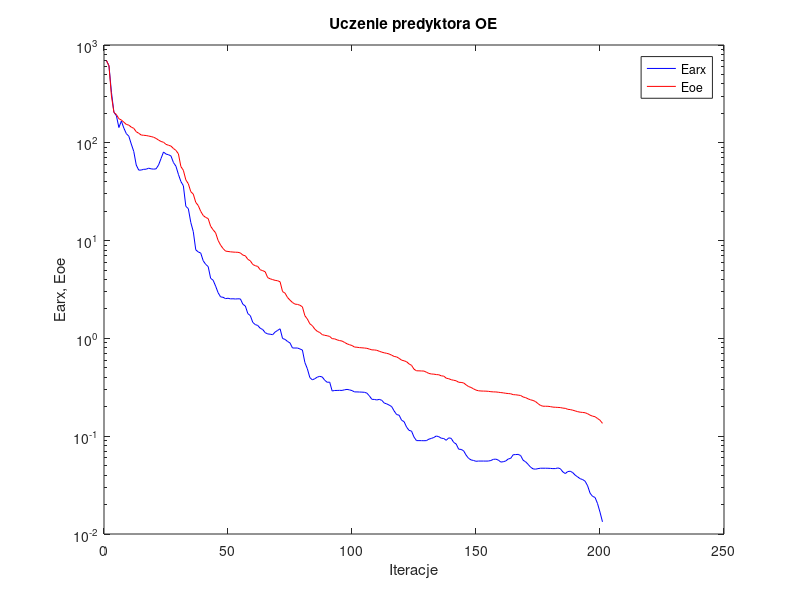
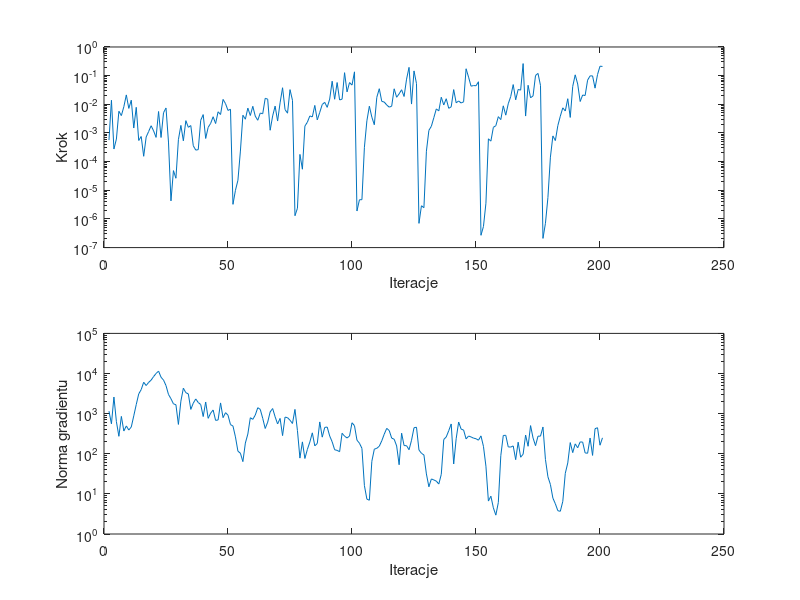

The MATLAB source for these figures, in order:
%uczenie predyktora oe
clear all;
n=0; farx(n+1)=6.900477e+002; foe(n+1)=6.937633e+002; wspucz(n+1)=0.000000e+000; ng(n+1)=0.000000e+000;
%odnowa zmiennej metryki
n=1; farx(n+1)=6.161080e+002; foe(n+1)=6.121836e+002; krok(n+1)=5.623096e-004; ng(n+1)=1.149895e+003;
n=2; farx(n+1)=3.286717e+002; foe(n+1)=3.012539e+002; krok(n+1)=1.384117e-002; ng(n+1)=5.574387e+002;
n=3; farx(n+1)=2.054703e+002; foe(n+1)=2.043834e+002; krok(n+1)=2.752027e-004; ng(n+1)=2.593642e+003;
n=4; farx(n+1)=1.890304e+002; foe(n+1)=1.944957e+002; krok(n+1)=6.130864e-004; ng(n+1)=6.307854e+002;
n=5; farx(n+1)=1.433191e+002; foe(n+1)=1.762165e+002; krok(n+1)=5.711090e-003; ng(n+1)=2.724324e+002;
n=6; farx(n+1)=1.668512e+002; foe(n+1)=1.710954e+002; krok(n+1)=4.036613e-003; ng(n+1)=8.535234e+002;
n=7; farx(n+1)=1.414257e+002; foe(n+1)=1.624969e+002; krok(n+1)=8.235795e-003; ng(n+1)=3.683335e+002;
n=8; farx(n+1)=1.241005e+002; foe(n+1)=1.541478e+002; krok(n+1)=2.128042e-002; ng(n+1)=4.939319e+002;
n=9; farx(n+1)=1.168993e+002; foe(n+1)=1.515604e+002; krok(n+1)=7.191611e-003; ng(n+1)=3.900494e+002;
n=10; farx(n+1)=9.707663e+001; foe(n+1)=1.446075e+002; krok(n+1)=1.390246e-002; ng(n+1)=4.657148e+002;
n=11; farx(n+1)=8.161252e+001; foe(n+1)=1.405976e+002; krok(n+1)=1.486486e-003; ng(n+1)=8.802170e+002;
n=12; farx(n+1)=5.925717e+001; foe(n+1)=1.297899e+002; krok(n+1)=7.847954e-003; ng(n+1)=1.681089e+003;
n=13; farx(n+1)=5.257674e+001; foe(n+1)=1.252204e+002; krok(n+1)=5.465324e-004; ng(n+1)=3.100385e+003;
n=14; farx(n+1)=5.264674e+001; foe(n+1)=1.201025e+002; krok(n+1)=7.528887e-004; ng(n+1)=3.982402e+003;
n=15; farx(n+1)=5.356968e+001; foe(n+1)=1.193800e+002; krok(n+1)=1.535048e-004; ng(n+1)=6.063651e+003;
n=16; farx(n+1)=5.370504e+001; foe(n+1)=1.187075e+002; krok(n+1)=7.213414e-004; ng(n+1)=5.015598e+003;
n=17; farx(n+1)=5.500279e+001; foe(n+1)=1.172540e+002; krok(n+1)=1.125636e-003; ng(n+1)=6.009603e+003;
n=18; farx(n+1)=5.417454e+001; foe(n+1)=1.158793e+002; krok(n+1)=1.786211e-003; ng(n+1)=6.838304e+003;
n=19; farx(n+1)=5.379829e+001; foe(n+1)=1.139683e+002; krok(n+1)=1.182363e-003; ng(n+1)=8.405129e+003;
n=20; farx(n+1)=5.417459e+001; foe(n+1)=1.108572e+002; krok(n+1)=7.010405e-004; ng(n+1)=1.002429e+004;
n=21; farx(n+1)=5.926776e+001; foe(n+1)=1.065925e+002; krok(n+1)=5.608324e-003; ng(n+1)=1.147099e+004;
n=22; farx(n+1)=6.911183e+001; foe(n+1)=1.031565e+002; krok(n+1)=6.946998e-004; ng(n+1)=8.068306e+003;
n=23; farx(n+1)=8.057848e+001; foe(n+1)=1.013099e+002; krok(n+1)=5.087256e-003; ng(n+1)=6.865756e+003;
n=24; farx(n+1)=7.671813e+001; foe(n+1)=9.638556e+001; krok(n+1)=7.444102e-003; ng(n+1)=5.000565e+003;
n=25; farx(n+1)=7.554970e+001; foe(n+1)=9.443103e+001; krok(n+1)=4.814228e-004; ng(n+1)=3.004777e+003;
%odnowa zmiennej metryki
n=26; farx(n+1)=7.337763e+001; foe(n+1)=9.256298e+001; krok(n+1)=4.269784e-006; ng(n+1)=2.353978e+003;
n=27; farx(n+1)=6.284579e+001; foe(n+1)=8.744699e+001; krok(n+1)=4.856864e-005; ng(n+1)=1.754499e+003;
n=28; farx(n+1)=5.764396e+001; foe(n+1)=8.363762e+001; krok(n+1)=2.628202e-005; ng(n+1)=1.668579e+003;
n=29; farx(n+1)=4.758891e+001; foe(n+1)=7.715667e+001; krok(n+1)=5.840350e-004; ng(n+1)=5.382650e+002;
n=30; farx(n+1)=4.021220e+001; foe(n+1)=5.718254e+001; krok(n+1)=1.836194e-003; ng(n+1)=2.046882e+003;
n=31; farx(n+1)=3.638169e+001; foe(n+1)=5.233858e+001; krok(n+1)=5.322828e-004; ng(n+1)=4.310986e+003;
n=32; farx(n+1)=2.240890e+001; foe(n+1)=4.177037e+001; krok(n+1)=2.690870e-003; ng(n+1)=3.325300e+003;
n=33; farx(n+1)=2.122716e+001; foe(n+1)=3.812658e+001; krok(n+1)=1.573435e-003; ng(n+1)=3.108678e+003;
n=34; farx(n+1)=1.532129e+001; foe(n+1)=3.163487e+001; krok(n+1)=1.812955e-003; ng(n+1)=1.274870e+003;
n=35; farx(n+1)=1.235989e+001; foe(n+1)=2.989134e+001; krok(n+1)=3.569431e-004; ng(n+1)=1.826196e+003;
n=36; farx(n+1)=8.050716e+000; foe(n+1)=2.459579e+001; krok(n+1)=2.522883e-004; ng(n+1)=2.325459e+003;
n=37; farx(n+1)=7.658528e+000; foe(n+1)=2.283016e+001; krok(n+1)=2.618406e-004; ng(n+1)=1.890716e+003;
n=38; farx(n+1)=7.459605e+000; foe(n+1)=1.991946e+001; krok(n+1)=2.774090e-003; ng(n+1)=1.686347e+003;
n=39; farx(n+1)=6.224689e+000; foe(n+1)=1.805817e+001; krok(n+1)=4.372259e-003; ng(n+1)=8.461503e+002;
n=40; farx(n+1)=5.714155e+000; foe(n+1)=1.724868e+001; krok(n+1)=6.423816e-004; ng(n+1)=1.949630e+003;
n=41; farx(n+1)=5.431829e+000; foe(n+1)=1.680443e+001; krok(n+1)=1.573435e-003; ng(n+1)=7.636873e+002;
n=42; farx(n+1)=4.114663e+000; foe(n+1)=1.401124e+001; krok(n+1)=2.157951e-003; ng(n+1)=1.027253e+003;
n=43; farx(n+1)=3.935567e+000; foe(n+1)=1.289521e+001; krok(n+1)=3.683227e-003; ng(n+1)=1.232750e+003;
n=44; farx(n+1)=3.428905e+000; foe(n+1)=1.201229e+001; krok(n+1)=2.133311e-003; ng(n+1)=6.793841e+002;
n=45; farx(n+1)=2.935851e+000; foe(n+1)=1.005912e+001; krok(n+1)=5.478088e-003; ng(n+1)=6.947590e+002;
n=46; farx(n+1)=2.658614e+000; foe(n+1)=8.999170e+000; krok(n+1)=4.408444e-003; ng(n+1)=1.849467e+003;
n=47; farx(n+1)=2.633056e+000; foe(n+1)=8.304280e+000; krok(n+1)=1.481850e-002; ng(n+1)=7.943066e+002;
n=48; farx(n+1)=2.551589e+000; foe(n+1)=7.813936e+000; krok(n+1)=1.053841e-002; ng(n+1)=1.056581e+003;
n=49; farx(n+1)=2.574607e+000; foe(n+1)=7.743553e+000; krok(n+1)=6.099924e-003; ng(n+1)=9.152839e+002;
n=50; farx(n+1)=2.536755e+000; foe(n+1)=7.679800e+000; krok(n+1)=6.752063e-003; ng(n+1)=5.336139e+002;
%odnowa zmiennej metryki
n=51; farx(n+1)=2.542382e+000; foe(n+1)=7.636543e+000; krok(n+1)=3.232161e-006; ng(n+1)=4.909677e+002;
n=52; farx(n+1)=2.528869e+000; foe(n+1)=7.607462e+000; krok(n+1)=9.975945e-006; ng(n+1)=2.632029e+002;
n=53; farx(n+1)=2.541137e+000; foe(n+1)=7.593240e+000; krok(n+1)=2.230894e-005; ng(n+1)=1.158347e+002;
n=54; farx(n+1)=2.532452e+000; foe(n+1)=7.475556e+000; krok(n+1)=2.337468e-004; ng(n+1)=1.033067e+002;
n=55; farx(n+1)=2.234719e+000; foe(n+1)=7.111209e+000; krok(n+1)=4.150488e-003; ng(n+1)=6.370780e+001;
n=56; farx(n+1)=2.141524e+000; foe(n+1)=6.989833e+000; krok(n+1)=3.017589e-003; ng(n+1)=1.848605e+002;
n=57; farx(n+1)=1.791518e+000; foe(n+1)=6.435685e+000; krok(n+1)=7.366454e-003; ng(n+1)=3.104074e+002;
n=58; farx(n+1)=1.709583e+000; foe(n+1)=6.211012e+000; krok(n+1)=4.065324e-003; ng(n+1)=7.912306e+002;
n=59; farx(n+1)=1.456645e+000; foe(n+1)=5.691971e+000; krok(n+1)=8.518466e-003; ng(n+1)=7.203249e+002;
n=60; farx(n+1)=1.384444e+000; foe(n+1)=5.541594e+000; krok(n+1)=3.852167e-003; ng(n+1)=9.234937e+002;
n=61; farx(n+1)=1.355430e+000; foe(n+1)=5.441823e+000; krok(n+1)=2.774090e-003; ng(n+1)=1.403932e+003;
n=62; farx(n+1)=1.269108e+000; foe(n+1)=5.031872e+000; krok(n+1)=4.944398e-003; ng(n+1)=1.281217e+003;
n=63; farx(n+1)=1.232198e+000; foe(n+1)=4.928705e+000; krok(n+1)=4.683883e-003; ng(n+1)=7.646968e+002;
n=64; farx(n+1)=1.144304e+000; foe(n+1)=4.799595e+000; krok(n+1)=1.617035e-002; ng(n+1)=4.264180e+002;
n=65; farx(n+1)=1.111698e+000; foe(n+1)=4.180423e+000; krok(n+1)=1.513348e-002; ng(n+1)=6.129254e+002;
n=66; farx(n+1)=1.103947e+000; foe(n+1)=4.069897e+000; krok(n+1)=1.244450e-003; ng(n+1)=1.105135e+003;
n=67; farx(n+1)=1.090798e+000; foe(n+1)=3.993528e+000; krok(n+1)=3.917519e-003; ng(n+1)=1.340349e+003;
n=68; farx(n+1)=1.161235e+000; foe(n+1)=3.921505e+000; krok(n+1)=8.672124e-003; ng(n+1)=8.337169e+002;
n=69; farx(n+1)=1.207010e+000; foe(n+1)=3.887679e+000; krok(n+1)=2.607206e-003; ng(n+1)=5.526467e+002;
n=70; farx(n+1)=1.254110e+000; foe(n+1)=3.792281e+000; krok(n+1)=1.127264e-002; ng(n+1)=7.598323e+002;
n=71; farx(n+1)=9.977549e-001; foe(n+1)=3.011298e+000; krok(n+1)=3.783561e-002; ng(n+1)=2.833443e+002;
n=72; farx(n+1)=9.771720e-001; foe(n+1)=2.902082e+000; krok(n+1)=6.544675e-003; ng(n+1)=8.193273e+002;
n=73; farx(n+1)=9.309110e-001; foe(n+1)=2.620537e+000; krok(n+1)=4.896932e-003; ng(n+1)=7.936888e+002;
n=74; farx(n+1)=8.983320e-001; foe(n+1)=2.459268e+000; krok(n+1)=3.252259e-002; ng(n+1)=6.842733e+002;
n=75; farx(n+1)=7.983819e-001; foe(n+1)=2.328744e+000; krok(n+1)=1.376894e-002; ng(n+1)=5.686808e+002;
%odnowa zmiennej metryki
n=76; farx(n+1)=7.973952e-001; foe(n+1)=2.241881e+000; krok(n+1)=1.294016e-006; ng(n+1)=1.275799e+003;
n=77; farx(n+1)=7.977432e-001; foe(n+1)=2.226865e+000; krok(n+1)=2.364168e-006; ng(n+1)=3.783066e+002;
n=78; farx(n+1)=7.800065e-001; foe(n+1)=2.183231e+000; krok(n+1)=1.784716e-004; ng(n+1)=7.792861e+001;
n=79; farx(n+1)=7.605612e-001; foe(n+1)=2.103479e+000; krok(n+1)=5.427827e-005; ng(n+1)=1.977655e+002;
n=80; farx(n+1)=5.668079e-001; foe(n+1)=1.705347e+000; krok(n+1)=1.736904e-003; ng(n+1)=7.622564e+001;
n=81; farx(n+1)=4.890091e-001; foe(n+1)=1.577957e+000; krok(n+1)=2.371138e-003; ng(n+1)=1.282045e+002;
n=82; farx(n+1)=3.974999e-001; foe(n+1)=1.410160e+000; krok(n+1)=3.929986e-003; ng(n+1)=1.960595e+002;
n=83; farx(n+1)=3.767719e-001; foe(n+1)=1.349697e+000; krok(n+1)=3.625910e-003; ng(n+1)=3.323010e+002;
n=84; farx(n+1)=3.870417e-001; foe(n+1)=1.244269e+000; krok(n+1)=9.150227e-003; ng(n+1)=1.573924e+002;
n=85; farx(n+1)=4.018672e-001; foe(n+1)=1.180773e+000; krok(n+1)=2.855545e-003; ng(n+1)=1.805047e+002;
n=86; farx(n+1)=4.093689e-001; foe(n+1)=1.148844e+000; krok(n+1)=5.242823e-003; ng(n+1)=6.214625e+002;
n=87; farx(n+1)=4.033601e-001; foe(n+1)=1.092821e+000; krok(n+1)=9.859841e-003; ng(n+1)=2.594840e+002;
n=88; farx(n+1)=3.736223e-001; foe(n+1)=1.075455e+000; krok(n+1)=1.169754e-002; ng(n+1)=4.534958e+002;
n=89; farx(n+1)=3.558506e-001; foe(n+1)=1.064527e+000; krok(n+1)=7.835038e-003; ng(n+1)=4.631403e+002;
n=90; farx(n+1)=3.572315e-001; foe(n+1)=1.046966e+000; krok(n+1)=1.521910e-002; ng(n+1)=2.775122e+002;
n=91; farx(n+1)=2.899731e-001; foe(n+1)=9.938736e-001; krok(n+1)=6.392790e-002; ng(n+1)=1.986701e+002;
n=92; farx(n+1)=2.933959e-001; foe(n+1)=9.895122e-001; krok(n+1)=1.503491e-002; ng(n+1)=1.258008e+002;
n=93; farx(n+1)=2.937432e-001; foe(n+1)=9.661849e-001; krok(n+1)=5.753289e-002; ng(n+1)=1.214916e+002;
n=94; farx(n+1)=2.943683e-001; foe(n+1)=9.496932e-001; krok(n+1)=1.417782e-002; ng(n+1)=1.125625e+002;
n=95; farx(n+1)=2.938377e-001; foe(n+1)=9.397386e-001; krok(n+1)=1.513422e-002; ng(n+1)=3.239891e+002;
n=96; farx(n+1)=2.982629e-001; foe(n+1)=9.093409e-001; krok(n+1)=1.269153e-001; ng(n+1)=2.749756e+002;
n=97; farx(n+1)=3.009533e-001; foe(n+1)=8.804958e-001; krok(n+1)=2.710756e-002; ng(n+1)=2.473760e+002;
n=98; farx(n+1)=2.976889e-001; foe(n+1)=8.614897e-001; krok(n+1)=5.730115e-002; ng(n+1)=2.761818e+002;
n=99; farx(n+1)=2.927241e-001; foe(n+1)=8.458670e-001; krok(n+1)=4.681906e-002; ng(n+1)=5.920509e+002;
n=100; farx(n+1)=2.837900e-001; foe(n+1)=8.158438e-001; krok(n+1)=1.357350e-001; ng(n+1)=5.008918e+002;
%odnowa zmiennej metryki
n=101; farx(n+1)=2.836775e-001; foe(n+1)=8.121923e-001; krok(n+1)=1.889851e-006; ng(n+1)=2.183532e+002;
n=102; farx(n+1)=2.829733e-001; foe(n+1)=8.050896e-001; krok(n+1)=4.670339e-006; ng(n+1)=1.831303e+002;
n=103; farx(n+1)=2.822290e-001; foe(n+1)=8.014255e-001; krok(n+1)=4.699963e-006; ng(n+1)=1.366682e+002;
n=104; farx(n+1)=2.811304e-001; foe(n+1)=7.974695e-001; krok(n+1)=3.163070e-004; ng(n+1)=1.609168e+001;
n=105; farx(n+1)=2.757629e-001; foe(n+1)=7.916863e-001; krok(n+1)=2.660052e-003; ng(n+1)=7.400320e+000;
n=106; farx(n+1)=2.586345e-001; foe(n+1)=7.779686e-001; krok(n+1)=8.580693e-003; ng(n+1)=6.947148e+000;
n=107; farx(n+1)=2.384710e-001; foe(n+1)=7.635382e-001; krok(n+1)=3.558977e-003; ng(n+1)=6.484642e+001;
n=108; farx(n+1)=2.375839e-001; foe(n+1)=7.620810e-001; krok(n+1)=1.935356e-003; ng(n+1)=1.303550e+002;
n=109; farx(n+1)=2.347937e-001; foe(n+1)=7.558455e-001; krok(n+1)=1.750226e-002; ng(n+1)=1.366957e+002;
n=110; farx(n+1)=2.379818e-001; foe(n+1)=7.387947e-001; krok(n+1)=3.497807e-002; ng(n+1)=1.543928e+002;
n=111; farx(n+1)=2.328065e-001; foe(n+1)=7.235782e-001; krok(n+1)=1.264842e-002; ng(n+1)=2.101970e+002;
n=112; farx(n+1)=2.183547e-001; foe(n+1)=7.123797e-001; krok(n+1)=1.199953e-002; ng(n+1)=3.076032e+002;
n=113; farx(n+1)=2.139749e-001; foe(n+1)=7.037847e-001; krok(n+1)=9.454744e-003; ng(n+1)=4.294235e+002;
n=114; farx(n+1)=2.079997e-001; foe(n+1)=6.927764e-001; krok(n+1)=7.954572e-003; ng(n+1)=3.800964e+002;
n=115; farx(n+1)=2.006785e-001; foe(n+1)=6.735369e-001; krok(n+1)=8.580693e-003; ng(n+1)=2.451565e+002;
n=116; farx(n+1)=1.811117e-001; foe(n+1)=6.540375e-001; krok(n+1)=3.477029e-002; ng(n+1)=2.304169e+002;
n=117; farx(n+1)=1.663932e-001; foe(n+1)=6.466835e-001; krok(n+1)=1.763378e-002; ng(n+1)=1.568404e+002;
n=118; farx(n+1)=1.640829e-001; foe(n+1)=6.251931e-001; krok(n+1)=2.316852e-002; ng(n+1)=5.326197e+001;
n=119; farx(n+1)=1.455975e-001; foe(n+1)=5.990840e-001; krok(n+1)=3.221469e-002; ng(n+1)=3.255256e+002;
n=120; farx(n+1)=1.408511e-001; foe(n+1)=5.903235e-001; krok(n+1)=1.873553e-002; ng(n+1)=1.600371e+002;
n=121; farx(n+1)=1.239794e-001; foe(n+1)=5.774693e-001; krok(n+1)=7.549232e-002; ng(n+1)=1.588030e+002;
n=122; farx(n+1)=1.146764e-001; foe(n+1)=5.488159e-001; krok(n+1)=1.945981e-001; ng(n+1)=1.260642e+002;
n=123; farx(n+1)=1.128177e-001; foe(n+1)=5.306099e-001; krok(n+1)=1.019447e-002; ng(n+1)=2.171963e+002;
n=124; farx(n+1)=9.799921e-002; foe(n+1)=4.844968e-001; krok(n+1)=1.464036e-001; ng(n+1)=4.445896e+002;
n=125; farx(n+1)=9.013968e-002; foe(n+1)=4.665676e-001; krok(n+1)=5.286105e-002; ng(n+1)=4.582223e+002;
%odnowa zmiennej metryki
n=126; farx(n+1)=9.011992e-002; foe(n+1)=4.659965e-001; krok(n+1)=7.009401e-007; ng(n+1)=1.240585e+002;
n=127; farx(n+1)=9.005284e-002; foe(n+1)=4.646027e-001; krok(n+1)=2.884861e-006; ng(n+1)=1.027969e+002;
n=128; farx(n+1)=8.991881e-002; foe(n+1)=4.636805e-001; krok(n+1)=2.472091e-006; ng(n+1)=9.321156e+001;
n=129; farx(n+1)=9.011091e-002; foe(n+1)=4.511795e-001; krok(n+1)=2.308086e-004; ng(n+1)=3.140611e+001;
n=130; farx(n+1)=9.332173e-002; foe(n+1)=4.384573e-001; krok(n+1)=1.232480e-003; ng(n+1)=1.501475e+001;
n=131; farx(n+1)=9.487013e-002; foe(n+1)=4.327151e-001; krok(n+1)=1.713251e-003; ng(n+1)=2.357848e+001;
n=132; farx(n+1)=9.707276e-002; foe(n+1)=4.309394e-001; krok(n+1)=3.427028e-003; ng(n+1)=2.223097e+001;
n=133; farx(n+1)=1.004837e-001; foe(n+1)=4.267063e-001; krok(n+1)=6.912131e-003; ng(n+1)=2.080189e+001;
n=134; farx(n+1)=9.883758e-002; foe(n+1)=4.248136e-001; krok(n+1)=5.894618e-003; ng(n+1)=1.758618e+001;
n=135; farx(n+1)=9.539098e-002; foe(n+1)=4.141700e-001; krok(n+1)=1.763378e-002; ng(n+1)=3.072356e+001;
n=136; farx(n+1)=9.467769e-002; foe(n+1)=4.115064e-001; krok(n+1)=9.486201e-003; ng(n+1)=2.269414e+002;
n=137; farx(n+1)=9.083333e-002; foe(n+1)=3.917489e-001; krok(n+1)=1.565005e-002; ng(n+1)=2.624027e+002;
n=138; farx(n+1)=9.612857e-002; foe(n+1)=3.870860e-001; krok(n+1)=7.251821e-003; ng(n+1)=3.751076e+002;
n=139; farx(n+1)=9.510699e-002; foe(n+1)=3.779935e-001; krok(n+1)=8.155298e-003; ng(n+1)=5.536158e+002;
n=140; farx(n+1)=8.639358e-002; foe(n+1)=3.733848e-001; krok(n+1)=3.262119e-002; ng(n+1)=5.563394e+001;
n=141; farx(n+1)=8.326336e-002; foe(n+1)=3.686589e-001; krok(n+1)=1.131031e-002; ng(n+1)=2.369607e+002;
n=142; farx(n+1)=7.369643e-002; foe(n+1)=3.560381e-001; krok(n+1)=1.305012e-002; ng(n+1)=6.186010e+002;
n=143; farx(n+1)=7.326366e-002; foe(n+1)=3.546524e-001; krok(n+1)=1.109636e-002; ng(n+1)=4.111646e+002;
n=144; farx(n+1)=7.099347e-002; foe(n+1)=3.505346e-001; krok(n+1)=1.220118e-002; ng(n+1)=3.897318e+002;
n=145; farx(n+1)=6.407521e-002; foe(n+1)=3.352424e-001; krok(n+1)=1.738735e-001; ng(n+1)=2.348867e+002;
n=146; farx(n+1)=5.937732e-002; foe(n+1)=3.217784e-001; krok(n+1)=8.877087e-002; ng(n+1)=2.760547e+002;
n=147; farx(n+1)=5.723372e-002; foe(n+1)=3.151872e-001; krok(n+1)=4.284718e-002; ng(n+1)=2.626781e+002;
n=148; farx(n+1)=5.646471e-002; foe(n+1)=3.048475e-001; krok(n+1)=4.509885e-002; ng(n+1)=2.450660e+002;
n=149; farx(n+1)=5.540091e-002; foe(n+1)=2.962079e-001; krok(n+1)=4.438543e-002; ng(n+1)=2.368714e+002;
n=150; farx(n+1)=5.570671e-002; foe(n+1)=2.914489e-001; krok(n+1)=6.130039e-002; ng(n+1)=2.179370e+002;
%odnowa zmiennej metryki
n=151; farx(n+1)=5.570606e-002; foe(n+1)=2.899109e-001; krok(n+1)=2.687527e-007; ng(n+1)=2.787777e+002;
n=152; farx(n+1)=5.570746e-002; foe(n+1)=2.892893e-001; krok(n+1)=5.428992e-007; ng(n+1)=1.533000e+002;
n=153; farx(n+1)=5.566617e-002; foe(n+1)=2.888481e-001; krok(n+1)=3.529016e-006; ng(n+1)=4.906600e+001;
n=154; farx(n+1)=5.573247e-002; foe(n+1)=2.876220e-001; krok(n+1)=6.254538e-004; ng(n+1)=6.624464e+000;
n=155; farx(n+1)=5.642142e-002; foe(n+1)=2.852059e-001; krok(n+1)=5.188110e-004; ng(n+1)=8.754567e+000;
n=156; farx(n+1)=5.801822e-002; foe(n+1)=2.839131e-001; krok(n+1)=1.572201e-003; ng(n+1)=4.489390e+000;
n=157; farx(n+1)=5.829322e-002; foe(n+1)=2.835149e-001; krok(n+1)=1.790661e-003; ng(n+1)=2.951674e+000;
n=158; farx(n+1)=5.695425e-002; foe(n+1)=2.815591e-001; krok(n+1)=3.709130e-003; ng(n+1)=6.090917e+000;
n=159; farx(n+1)=5.442605e-002; foe(n+1)=2.793219e-001; krok(n+1)=2.924385e-003; ng(n+1)=8.978319e+001;
n=160; farx(n+1)=5.483763e-002; foe(n+1)=2.774585e-001; krok(n+1)=8.855578e-003; ng(n+1)=2.857495e+002;
n=161; farx(n+1)=5.582715e-002; foe(n+1)=2.746606e-001; krok(n+1)=4.182551e-003; ng(n+1)=2.884462e+002;
n=162; farx(n+1)=5.851419e-002; foe(n+1)=2.730292e-001; krok(n+1)=1.042882e-002; ng(n+1)=1.482961e+002;
n=163; farx(n+1)=5.938733e-002; foe(n+1)=2.715065e-001; krok(n+1)=1.869617e-002; ng(n+1)=1.467618e+002;
n=164; farx(n+1)=6.467632e-002; foe(n+1)=2.659497e-001; krok(n+1)=4.880471e-002; ng(n+1)=1.567700e+002;
n=165; farx(n+1)=6.490600e-002; foe(n+1)=2.652047e-001; krok(n+1)=1.433719e-002; ng(n+1)=7.122618e+001;
n=166; farx(n+1)=6.518956e-002; foe(n+1)=2.630055e-001; krok(n+1)=3.300845e-002; ng(n+1)=1.943370e+002;
n=167; farx(n+1)=6.341828e-002; foe(n+1)=2.608288e-001; krok(n+1)=3.122169e-002; ng(n+1)=8.200105e+001;
n=168; farx(n+1)=5.677188e-002; foe(n+1)=2.518362e-001; krok(n+1)=2.635881e-001; ng(n+1)=9.736356e+001;
n=169; farx(n+1)=5.476710e-002; foe(n+1)=2.480510e-001; krok(n+1)=3.888877e-003; ng(n+1)=2.926089e+002;
n=170; farx(n+1)=5.156439e-002; foe(n+1)=2.409892e-001; krok(n+1)=4.614317e-002; ng(n+1)=1.537569e+002;
n=171; farx(n+1)=4.825405e-002; foe(n+1)=2.355554e-001; krok(n+1)=1.688579e-002; ng(n+1)=5.033921e+002;
n=172; farx(n+1)=4.634503e-002; foe(n+1)=2.320801e-001; krok(n+1)=1.961666e-002; ng(n+1)=2.477334e+002;
n=173; farx(n+1)=4.602438e-002; foe(n+1)=2.260655e-001; krok(n+1)=1.011122e-001; ng(n+1)=1.592048e+002;
n=174; farx(n+1)=4.662106e-002; foe(n+1)=2.154476e-001; krok(n+1)=1.196783e-001; ng(n+1)=2.745426e+002;
n=175; farx(n+1)=4.705993e-002; foe(n+1)=2.064043e-001; krok(n+1)=4.568872e-002; ng(n+1)=2.747620e+002;
%odnowa zmiennej metryki
n=176; farx(n+1)=4.705273e-002; foe(n+1)=2.026271e-001; krok(n+1)=2.095706e-007; ng(n+1)=4.645530e+002;
n=177; farx(n+1)=4.705419e-002; foe(n+1)=2.024346e-001; krok(n+1)=7.038156e-007; ng(n+1)=7.207647e+001;
n=178; farx(n+1)=4.701275e-002; foe(n+1)=2.022614e-001; krok(n+1)=5.607521e-006; ng(n+1)=2.666527e+001;
n=179; farx(n+1)=4.686355e-002; foe(n+1)=2.006465e-001; krok(n+1)=1.433326e-004; ng(n+1)=1.714858e+001;
n=180; farx(n+1)=4.663494e-002; foe(n+1)=1.983497e-001; krok(n+1)=7.893559e-004; ng(n+1)=7.854022e+000;
n=181; farx(n+1)=4.666411e-002; foe(n+1)=1.976676e-001; krok(n+1)=5.426600e-004; ng(n+1)=5.657631e+000;
n=182; farx(n+1)=4.737718e-002; foe(n+1)=1.969783e-001; krok(n+1)=1.812955e-003; ng(n+1)=3.804343e+000;
n=183; farx(n+1)=4.653551e-002; foe(n+1)=1.962395e-001; krok(n+1)=3.856570e-003; ng(n+1)=3.683149e+000;
n=184; farx(n+1)=4.318519e-002; foe(n+1)=1.938335e-001; krok(n+1)=7.530795e-003; ng(n+1)=6.519043e+000;
n=185; farx(n+1)=4.150322e-002; foe(n+1)=1.926566e-001; krok(n+1)=5.828795e-003; ng(n+1)=3.248543e+001;
n=186; farx(n+1)=4.352557e-002; foe(n+1)=1.883434e-001; krok(n+1)=1.566707e-002; ng(n+1)=5.908254e+001;
n=187; farx(n+1)=4.382300e-002; foe(n+1)=1.871898e-001; krok(n+1)=3.481777e-003; ng(n+1)=1.898754e+002;
n=188; farx(n+1)=4.246078e-002; foe(n+1)=1.845225e-001; krok(n+1)=4.219480e-002; ng(n+1)=1.067538e+002;
n=189; farx(n+1)=3.996800e-002; foe(n+1)=1.814528e-001; krok(n+1)=1.067078e-001; ng(n+1)=1.762563e+002;
n=190; farx(n+1)=3.832964e-002; foe(n+1)=1.782031e-001; krok(n+1)=5.104106e-002; ng(n+1)=1.411249e+002;
n=191; farx(n+1)=3.676771e-002; foe(n+1)=1.761010e-001; krok(n+1)=1.251384e-002; ng(n+1)=1.972041e+002;
n=192; farx(n+1)=3.603678e-002; foe(n+1)=1.749962e-001; krok(n+1)=2.107682e-002; ng(n+1)=1.955939e+002;
n=193; farx(n+1)=3.465431e-002; foe(n+1)=1.736976e-001; krok(n+1)=2.025137e-002; ng(n+1)=1.051526e+002;
n=194; farx(n+1)=3.112386e-002; foe(n+1)=1.698456e-001; krok(n+1)=6.954057e-002; ng(n+1)=1.028845e+002;
n=195; farx(n+1)=2.612810e-002; foe(n+1)=1.640860e-001; krok(n+1)=9.809225e-002; ng(n+1)=2.467517e+002;
n=196; farx(n+1)=2.425877e-002; foe(n+1)=1.603494e-001; krok(n+1)=9.809225e-002; ng(n+1)=9.094520e+001;
n=197; farx(n+1)=2.366520e-002; foe(n+1)=1.582378e-001; krok(n+1)=3.661089e-002; ng(n+1)=4.215711e+002;
n=198; farx(n+1)=2.049106e-002; foe(n+1)=1.518230e-001; krok(n+1)=1.090844e-001; ng(n+1)=4.454882e+002;
n=199; farx(n+1)=1.672625e-002; foe(n+1)=1.456636e-001; krok(n+1)=2.134155e-001; ng(n+1)=1.633257e+002;
n=200; farx(n+1)=1.331802e-002; foe(n+1)=1.353344e-001; krok(n+1)=2.097829e-001; ng(n+1)=2.493432e+002;

figure; semilogy(farx,'b'); hold on; semilogy(foe,'r'); xlabel('Iteracje'); ylabel('Earx, Eoe'); legend('Earx','Eoe'); title('Uczenie predyktora OE');
figure; subplot(2,1,1); semilogy(krok); xlabel('Iteracje'); ylabel('Krok');
subplot(2,1,2); semilogy(ng); xlabel('Iteracje'); ylabel('Norma gradientu');
Earx=farx(n+1)
Eoe=foe(n+1)
